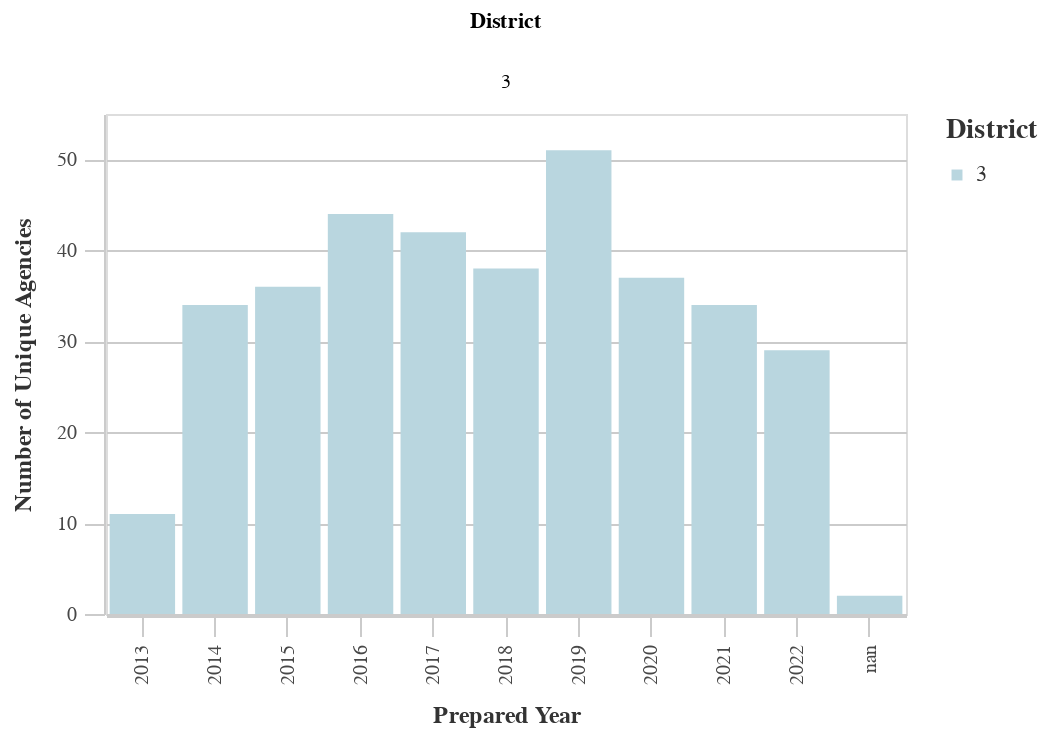

Here is the notebook cell this chart was saved with:
### Markdown cell above
### Number of Unique Prefix Codes by District

### Code cell
#Unique Prefixes by Dist
dist_years_prefix = ((
        df
        >> group_by(_.prepared_y, _.dist)
        >> summarize(n=_.prefix.nunique())
        >> arrange(-_.prepared_y)
    ).rename(columns={'dist':'District', 'n':'Count'}))

chart11 = (alt.Chart(dist_years_prefix).mark_bar().encode(
        column='District:N',
        x=alt.X('prepared_y:O', title='Prepared Year'),
        y=alt.Y('Count:Q', title='Number of Unique Agencies'),
        color = alt.Color("District:N", 
                              scale=alt.Scale(
                                  range=altair_utils.CALITP_SEQUENTIAL_COLORS),  
                               legend=alt.Legend(title="District")
                              ),
       # tooltip=[alt.Tooltip('prepared_y', title='Prepared Year'), 
       #         alt.Tooltip('Count', title='Number')],
                              ))
chart11 = styleguide.preset_chart_config(chart11)
#chart11 = _dla_utils.add_tooltip(chart11, 'prepared_y','Count')
chart11 = chart11.encode(tooltip=[alt.Tooltip('prepared_y', title='Prepared Year'), 
                alt.Tooltip('Count', title='Number')])
    

display(chart11)

### Figure 1 — Vega-Lite specification as saved in the notebook (floating-point values rounded to 4 significant figures)
{"config": {"view": {"continuousWidth": 400, "continuousHeight": 300}, "axis": {"domainColor": "#cbcbcb", "grid": true, "gridColor": "#cbcbcb", "gridWidth": 1, "labelColor": "#474747", "labelFont": "Nunito Sans", "labelFontSize": 10, "labelPadding": 4, "tickColor": "#cbcbcb", "tickSize": 10, "titleColor": "#333", "titleFont": "Raleway", "titleFontSize": 12, "titlePadding": 10}, "axisBand": {"grid": false}, "background": "white", "font": "Raleway", "header": {"labelFont": "Nunito Sans", "titleFont": "Raleway"}, "legend": {"labelColor": "#333", "labelFont": "Nunito Sans", "labelFontSize": 11, "labelLimit": 0, "padding": 1, "symbolSize": 30, "symbolType": "square", "titleColor": "#333", "titleFont": "Raleway", "titleFontSize": 14, "titlePadding": 10}, "title": {"anchor": "middle", "font": "Raleway", "fontSize": 18, "fontWeight": 300, "offset": 20}}, "data": {"name": "data-37a06d760cabe03061a00aa6bc17eac4"}, "mark": "bar", "encoding": {"color": {"field": "District", "legend": {"title": "District"}, "scale": {"range": ["#B9D6DF", "#8CBCCB", "#2EA8CE", "#136C97", "#0B405B"]}, "type": "nominal"}, "column": {"field": "District", "type": "nominal"}, "tooltip": [{"field": "prepared_y", "title": "Prepared Year", "type": "nominal"}, {"field": "Count", "title": "Number", "type": "quantitative"}], "x": {"field": "prepared_y", "title": "Prepared Year", "type": "ordinal"}, "y": {"field": "Count", "title": "Number of Unique Agencies", "type": "quantitative"}}, "height": 250, "width": 400, "$schema": "https://vega.github.io/schema/vega-lite/v4.17.0.json", "datasets": {"data-37a06d760cabe03061a00aa6bc17eac4": [{"prepared_y": "nan", "District": 3, "Count": 2}, {"prepared_y": "2022", "District": 3, "Count": 29}, {"prepared_y": "2021", "District": 3, "Count": 34}, {"prepared_y": "2020", "District": 3, "Count": 37}, {"prepared_y": "2019", "District": 3, "Count": 51}, {"prepared_y": "2018", "District": 3, "Count": 38}, {"prepared_y": "2017", "District": 3, "Count": 42}, {"prepared_y": "2016", "District": 3, "Count": 44}, {"prepared_y": "2015", "District": 3, "Count": 36}, {"prepared_y": "2014", "District": 3, "Count": 34}, {"prepared_y": "2013", "District": 3, "Count": 11}]}}
